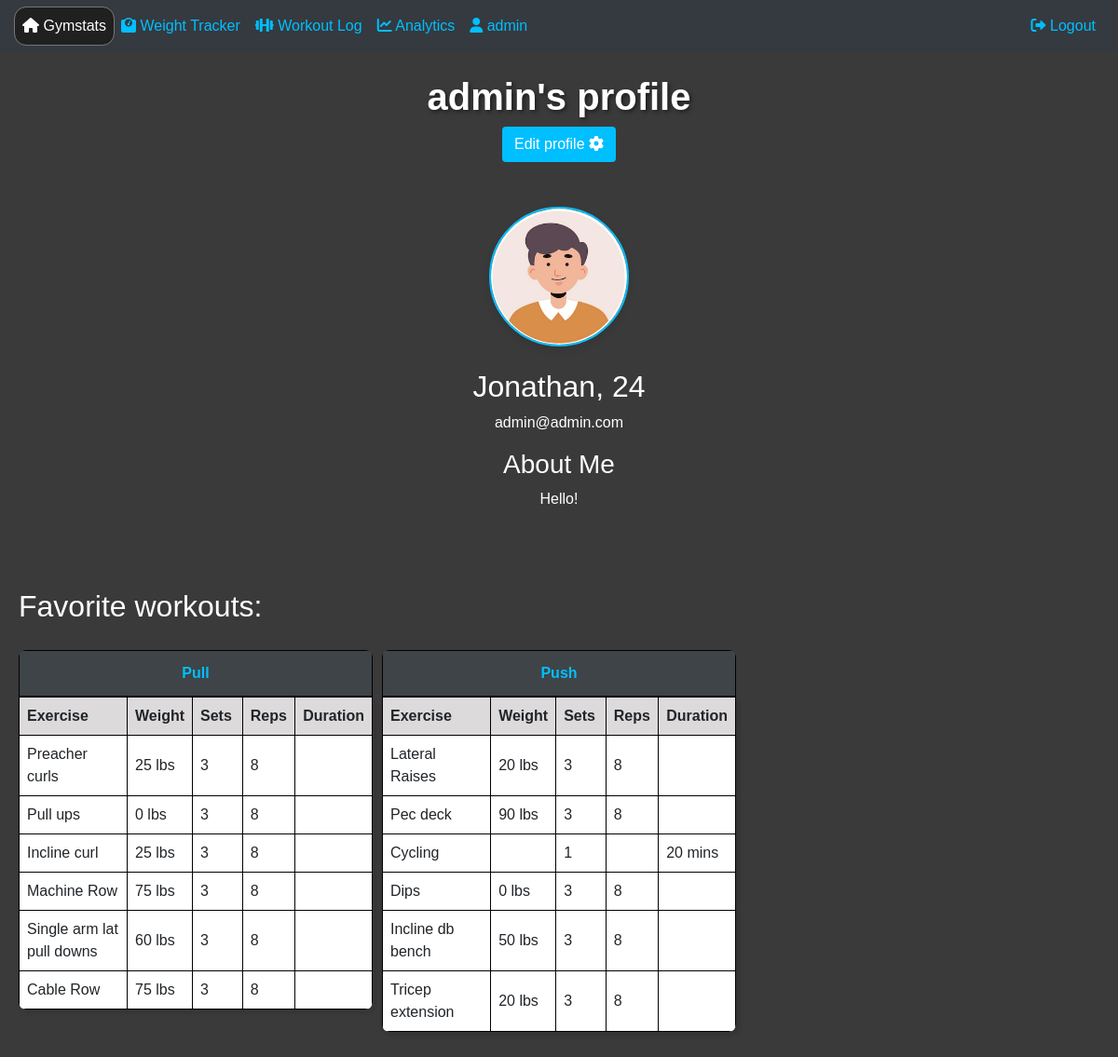
The app's page /profile (signed in) with its own data.
### website/models.py (models this page shows)
class User(db.Model, UserMixin):
    id = db.Column(db.Integer, primary_key=True)
    email = db.Column(db.String(150), unique=True)
    username = db.Column(db.String(150))
    password = db.Column(db.String(150))
    weightLog = db.relationship('Weight', backref='user', lazy='dynamic')
    workoutLog = db.relationship('Workout')
    user_info = db.relationship('UserInfo', backref='user', uselist=False)
    nutritionLog = db.relationship('FoodItem', backref='user', lazy='dynamic')

class UserInfo(db.Model):
    id = db.Column(db.Integer, primary_key=True)
    name = db.Column(db.String(30))
    bio = db.Column(db.String(100))
    age = db.Column(db.Integer)
    gender = db.Column(db.String(10))
    height = db.Column(db.Integer)
    weightGoal = db.Column(db.String(10))
    weeklyGoal = db.Column(db.Integer)
    user_id = db.Column(db.Integer, db.ForeignKey('user.id'))

class Workout(db.Model):
    id = db.Column(db.Integer, primary_key=True)
    name = db.Column(db.String(50))
    date = db.Column(Date)
    isFavorited = db.Column(db.Boolean, default=False)
    user_id = db.Column(db.Integer, db.ForeignKey('user.id'))
    exercises = db.relationship(
        'Exercise',
        secondary=workout_exercise,
        backref=db.backref('workouts', lazy='dynamic'),
        lazy='dynamic'
    )

class Exercise(db.Model):
    id = db.Column(db.Integer, primary_key=True)
    name = db.Column(db.String(50))
    type = db.Column(db.String(20))
    weight = db.Column(db.Integer)
    sets = db.Column(db.Integer)
    reps = db.Column(db.Integer)

### website/views.py (the view, shortened to what this page needs)
@views.route('/profile', methods=['GET', 'POST'])
@login_required
def profile():
    username = current_user.username
    feet = current_user.user_info.height // 12
    inches = current_user.user_info.height % 12
    sorted_workouts = sorted(current_user.workoutLog, key=attrgetter('date'))
    return render_template("profile.html", user=current_user, username=username, feet=feet, inches=inches, sorted_workouts=sorted_workouts)

### website/__init__.py (called while the page is built)
def create_app():
    app = Flask(__name__)
    app = Flask(__name__, static_url_path='/static')
    app.config['SECRET_KEY'] = '123'
    app.config['SQLALCHEMY_DATABASE_URI'] = f'sqlite:///{DB_NAME}'
    db.init_app(app)
    from .views import views
    from .auth import auth
    app.register_blueprint(views, url_prefix='/')
    app.register_blueprint(auth, url_prefix='/')
    from .models import User, Weight
    with app.app_context():
        db.create_all()
    login_manager =  LoginManager()
    login_manager.login_view = 'auth.login'
    login_manager.init_app(app)
    @login_manager.user_loader
    def load_user(id):
        return User.query.get(int(id))
    return app

### website/templates/profile.html (shortened to what this page needs)
{% extends "base.html" %}
{% block content %}
<br>
<head>
    <link rel="stylesheet" type="text/css" href="static/styles.css">
    <link href="https://cdnjs.cloudflare.com/ajax/libs/font-awesome/5.15.4/css/all.min.css" rel="stylesheet">
    <h1>{{ username }}'s profile</h1>
</head>
<body>
  <div class="centered-content">
    <button class="btn btn-custom" id="openModalButton">
      Edit profile
      <i class="fa-solid fa-gear"></i>
    </button>
  </div>
  <br>
  <div class="profile-container">
      <section class="profile-info">
        <br>
        <img
        src="{{ url_for('static', filename='img/user_avatar.jpg') }}"
        alt="User Avatar"
        onerror="this.onerror=null; this.src='{{ url_for('static', filename='img/defaultpic.jpg') }}';"
        >
        <br><br>
        <h2>{{ current_user.user_info.name }}, {{ current_user.user_info.age }}</h2>
        <p>{{ current_user.email }}</p>
      </section>
      <section class="profile-details">
        <h3>About Me</h3>
        <p>{{ current_user.user_info.bio }}</p>
      </section>
  </div>
  <br><br>
<div class="workout-log-page">
  <h2>Favorite workouts:</h2>
  <div class="workout-wrapper">
    {% for workout in sorted_workouts %}
    {% if workout.isFavorited %}
    <div class="table-container">
      <table id="exerciseTable" class="custom-table">
        <caption class="table-caption">
          <b>{{ workout.name }}</b>
        </caption>
        <thead>
          <tr>
            <th>Exercise</th>
            <th>Weight</th>
            <th>Sets</th>
            <th>Reps</th>
            <th>Duration</th>
          </tr>
        </thead>
        <tbody id="exerciseTableBody">
        {% for exercise in workout.exercises %}
          <tr>
              <td>{{ exercise.name }}</td>
                {% if exercise.type == 'weightTraining' %}
                  <td>{{ exercise.weight }} lbs</td>
                  <td>{{ exercise.sets }}</td>
                  <td>{{ exercise.reps }}</td>
                  <td></td>
                {% endif %}
                {% if exercise.type == 'cardio' %}
                  <td></td>
                  <td>{{ exercise.sets }}</td>
                  <td></td>
                  <td>{{ exercise.reps }} mins</td>
                {% endif %}
          </tr>
        {% endfor %}
        </tbody>
      </table>
    </div>
    {% endif %}
    {% endfor %}
  </div>
</div>
</body>
{% endblock %}

### website/templates/base.html (shortened to what this page needs)
<!DOCTYPE html>
<html>
  <head>
    <link rel="stylesheet" type="text/css" href="static/styles.css">
    <link
      rel="stylesheet"
      href="https://stackpath.bootstrapcdn.com/bootstrap/4.4.1/css/bootstrap.min.css"
    />
    <link
      rel="stylesheet"
      href="https://stackpath.bootstrapcdn.com/font-awesome/4.7.0/css/font-awesome.min.css"
    />
    <link href="https://cdnjs.cloudflare.com/ajax/libs/font-awesome/6.0.0-beta3/css/all.min.css" rel="stylesheet">
  </head>
  <body>
    <nav class="navbar navbar-expand-lg navbar-dark bg-dark">
      <div class="collapse navbar-collapse" id="navbar">
        <div class="navbar-nav">
          {% if user.is_authenticated %}
          <a class="nav-item nav-link" id="home" href="/">
            <i class="fa-solid fa-house"></i>
            <span class="text-highlight">Gymstats</span>
          </a>
          <a class="nav-item nav-link" id="weighttracker" href="/weighttracker">
            <i class="fa-solid fa-weight-scale"></i>
            Weight Tracker
          </a>
          <a class="nav-item nav-link" id="workoutlog" href="/workoutlog">
            <i class="fa-solid fa-dumbbell"></i>
            Workout Log
          </a>
          <a class="nav-item nav-link" id="analytics" href="/analytics">
            <i class="fa-solid fa-chart-line"></i>
            Analytics
          </a>
          <a class="nav-item nav-link" id="profile" href="/profile">
            <i class="fa-solid fa-user"></i> {{ user.username }}
          </a>
          {% endif %}
        </div>
        <div class="navbar-nav ml-auto">
          {% if user.is_authenticated %}
          <a class="nav-item nav-link" id="logout" href="/logout">
            <i class="fa-solid fa-right-from-bracket"></i>
            Logout
          </a>
          {% endif %}
        </div>
      </div>
    </nav>
    <div class="content-container">{% block content %} {% endblock %}</div>
  </body>
</html>

### website/static/styles.css (style rules this page uses)
#home { color: white; background-color: #202020; border-radius: 12px; outline: .5px solid rgb(118, 118, 118); }
h1 { text-align: center; color: white; text-decoration-thickness: 2px; font-weight: bold; text-shadow: 2px 2px 4px rgba(0, 0, 0, 0.5); }
h2 { color: white; }
.profile-container { text-align: center; color: white; }
.profile-info img { width: 150px; height: 150px; border-radius: 50%; object-fit: cover; border: 2px solid #00bfff; box-shadow: 0 4px 8px rgba(0, 0, 0, 0.1); }
body { background-color: rgb(59, 58, 58); background-size: cover; font-family: Optima, sans-serif; }
.navbar .navbar-nav .nav-item.nav-link { color: #00bfff; }
.workout-wrapper { display: flex; flex-wrap: wrap; justify-content: space-between; }
.workout-log-page { padding: 20px; }
.centered-content { text-align: center; }
.btn-custom { background-color: #00bfff; color: white; }
#exerciseTable th { background-color: #dcdada; border: 1px solid #000000; padding: 8px; text-align: left; }
#exerciseTable th:nth-child(1) { width: 40%; }
#exerciseTable th:nth-child(2), #exerciseTable th:nth-child(3), #exerciseTable th:nth-child(4) { width: 15%; }
.workout-wrapper { display: grid; grid-template-columns: repeat(auto-fill, minmax(28%, 1fr)); gap: 10px; }
.table-container { position: relative; display: inline-block; margin-bottom: 20px; }
#exerciseTableBody td { border: 1px solid #000000; padding: 8px; background-color: white; }
.custom-table { border-collapse: collapse; width: 100%; margin-top: 20px; box-sizing: border-box; border-radius: 8px; overflow: hidden; box-shadow: 2px 2px 4px 2px rgba(0, 0, 0, 0.1); }
.table-caption { text-align: center; caption-side: top; background-color: #3e4447; border: 1px solid black; color: #00bfff; }
#exerciseTable { width: 100%; border-collapse: collapse; }

### records on screen
User: username "admin", email "admin@admin.com"
UserInfo: user_info.name "Jonathan", user_info.age "24", user_info.bio "Hello!"
Workout: name "Pull"
Exercise: name "Preacher curls", weight "25", sets "3", reps "8"
Exercise: name "Pull ups", weight "0", sets "3", reps "8"
Exercise: name "Incline curl", weight "25", sets "3", reps "8"
Exercise: name "Machine Row", weight "75", sets "3", reps "8"
Exercise: name "Single arm lat pull downs", weight "60", sets "3", reps "8"
Exercise: name "Cable Row", weight "75", sets "3", reps "8"
Workout: name "Push"
Exercise: name "Lateral Raises", weight "20", sets "3", reps "8"
Exercise: name "Pec deck", weight "90", sets "3", reps "8"
Exercise: name "Cycling", sets "1", reps "20"
Exercise: name "Dips", weight "0", sets "3", reps "8"
Exercise: name "Incline db bench", weight "50", sets "3", reps "8"
Exercise: name "Tricep extension", weight "20", sets "3", reps "8"
